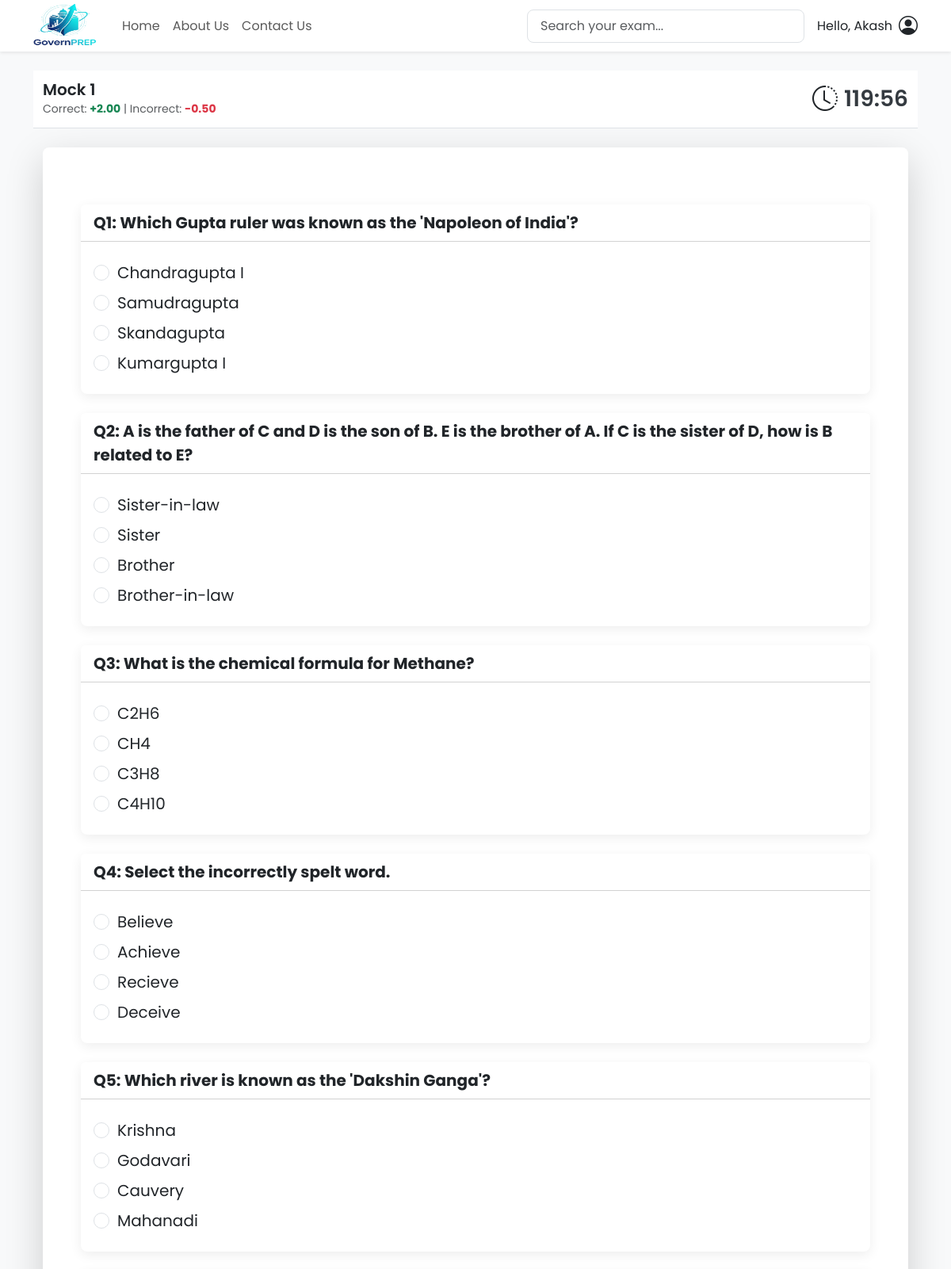
Screenshot of /test/22/ (signed in, upper part) with the database file from the repository.
### tests/models.py (models this page shows, shortened)
class MockTest(models.Model):
    exam = models.ForeignKey(Exam, on_delete=models.CASCADE, related_name='mocktests')
    title = models.CharField(max_length=200)
    number_of_questions = models.IntegerField(default=100)
    duration_minutes = models.IntegerField(default=60)
    total_marks = models.IntegerField(default=100)
    negative_marks_per_question = models.DecimalField(max_digits=5, decimal_places=2, default=Decimal('0.25'))
    questions = models.ManyToManyField(Question, blank=True, related_name='mock_tests')

class Question(models.Model):
    exam = models.ForeignKey(Exam, on_delete=models.CASCADE, related_name='questions')
    text = models.CharField(max_length=500)

class Choice(models.Model):
    question = models.ForeignKey(Question, on_delete=models.CASCADE, related_name='choices')
    text = models.CharField(max_length=200)
    is_correct = models.BooleanField(default=False)

### tests/views.py (the view)
# urls.py: path('<int:mock_test_id>/', views.test_view, name='test_view'),
@login_required
def test_view(request, mock_test_id):
    mock_test = get_object_or_404(MockTest, pk=mock_test_id)
    questions = mock_test.questions.all()
    marks_per_question = 0
    if mock_test.number_of_questions > 0:
        marks_per_question = mock_test.total_marks / mock_test.number_of_questions
    context = {
        'mock_test': mock_test,
        'questions': questions,
        'marks_per_question': marks_per_question,
    }
    return render(request, 'tests/test.html', context)

### templates/tests/test.html (shortened to what this page needs)
{% extends 'base.html' %}
{% block content %}
<div class="timer-header sticky-top">
    <div class="container d-flex justify-content-between align-items-center">
        <div>
            <h5 class="mb-0">{{ mock_test.title }}</h5>
            <small class="text-muted">
                Correct: <span class="text-success fw-bold">+{{ marks_per_question|floatformat:2 }}</span> |
                Incorrect: <span class="text-danger fw-bold">-{{ mock_test.negative_marks_per_question|floatformat:2 }}</span>
            </small>
        </div>
        <div class="d-flex align-items-center">
            <i class="bi bi-clock-history fs-2 me-2"></i>
            <div id="countdown-timer">--:--</div>
        </div>
    </div>
</div>
<div class="container my-4">
    <div class="card shadow-lg">
        <div class="card-body p-4 p-md-5">
            <form id="test-form" method="post" action="{% url 'tests:result_view' mock_test.id %}">
                {% for question in questions %}
                <div class="card my-4">
                    <div class="card-header bg-white d-flex justify-content-between align-items-center">
                        <p class="fw-bold fs-5 mb-0">Q{{ forloop.counter }}: {{ question.text }}</p>
                    </div>
                    <div class="card-body">
                        {% for choice in question.choices.all %}
                        <div class="form-check fs-5 my-2">
                            <input class="form-check-input" type="radio" name="question_{{ question.id }}" id="choice_{{ choice.id }}" value="{{ choice.id }}">
                            <label class="form-check-label" for="choice_{{ choice.id }}">{{ choice.text }}</label>
                        </div>
                        {% endfor %}
                    </div>
                </div>
                {% endfor %}
            </form>
        </div>
    </div>
</div>
{% endblock %}

### templates/base.html (shortened to what this page needs)
{% load static %}
<!DOCTYPE html>
<html lang="en">
<head>
    <link href="https://cdn.jsdelivr.net/npm/bootstrap@5.3.3/dist/css/bootstrap.min.css" rel="stylesheet" />
    <link rel="stylesheet" href="https://cdn.jsdelivr.net/npm/bootstrap-icons@1.10.5/font/bootstrap-icons.css" />
    <link rel="stylesheet" href="{% static 'exams/css/main.css' %}" />
</head>
<body>
    <nav class="navbar navbar-expand-lg navbar-light bg-white shadow-sm sticky-top">
        <div class="container">
            <a class="navbar-brand d-flex align-items-center fw-bold" href="{% url 'exams:home' %}">
                <img src="{% static 'exams/img/logodown2.png' %}" alt="GovernPrep Logo" class="nav-logo">
            </a>
            <div class="collapse navbar-collapse" id="mainNav">
                <ul class="navbar-nav me-auto mb-2 mb-lg-0">
                    <li class="nav-item">
                        <a class="nav-link" href="{% url 'exams:home' %}">Home</a>
                    </li>
                    <li class="nav-item">
                        <a class="nav-link" href="{% url 'exams:about_us' %}">About Us</a>
                    </li>
                    <li class="nav-item">
                        <a class="nav-link" href="{% url 'exams:contact_us' %}">Contact Us</a>
                    </li>
                </ul>
                <div class="d-flex align-items-center">
                    <div class="navbar-search-container me-2">
                        <input type="text" id="navbarExamSearch" class="form-control" placeholder="Search your exam...">
                    </div>
                    {% if user.is_authenticated %}
                        <div class="dropdown ms-2">
                            <a href="#" class="d-flex align-items-center text-dark text-decoration-none" id="dropdownUser" data-bs-toggle="dropdown" aria-expanded="false">
                                <span class="me-2"> Hello, {{ user.username }}</span>
                                <i class="bi bi-person-circle fs-4"></i>
                            </a>
                        </div>
                    {% else %}
                        <a href="{% url 'users:login' %}" class="btn btn-outline-secondary me-2">Login</a>
                        <a href="{% url 'users:signup' %}" class="btn btn-primary">Signup</a>
                    {% endif %}
                </div>
            </div>
        </div>
    </nav>
    <main>
        <div class="container py-4">
            {% block content %}{% endblock %}
        </div>
    </main>
</body>
</html>

### exams/static/exams/css/main.css (style rules this page uses)
:root { --primary-color: #0d6efd; --heading-font: 'Poppins', sans-serif; --body-font: 'Poppins', sans-serif; --border-radius: 0.5rem; --box-shadow: 0 4px 15px rgba(0, 0, 0, 0.07); --footer-bg: #2d3436; }
body { font-family: var(--body-font); background-color: #f8f9fa; }
h1, h2, h3, h4, h5, h6 { font-family: var(--heading-font); font-weight: 600; }
.card { border: none; border-radius: var(--border-radius); box-shadow: var(--box-shadow); }
.form-control { border-radius: var(--border-radius); padding: 0.5rem 1rem; }
.navbar-nav .nav-item { border-radius: 6px; transition: background-color 0.3s ease; }
.navbar { padding-top: 0 !important; padding-bottom: 0 !important; }
.nav-logo { max-height: 55px; width: 80px; margin-right: 8px; }

### templates/tests/test.html (style rules this page uses)
.timer-header { background-color: #fff; border-bottom: 1px solid #dee2e6; padding: 0.75rem 0; z-index: 1020; }
#countdown-timer { font-family: var(--heading-font); font-size: 1.75rem; font-weight: 600; color: #343a40; }

### rows the page displays
MockTest: title "Mock 1", negative_marks_per_question "0.50"
Question: text "Which Gupta ruler was known as the 'Napoleon of India'?"
Choice: text "Chandragupta I"
Choice: text "Samudragupta"
Choice: text "Skandagupta"
Choice: text "Kumargupta I"
Question: text "A is the father of C and D is the son of B. E is the brother of A. If C is the sister of D, how is B related to E?"
Choice: text "Sister-in-law"
Choice: text "Sister"
Choice: text "Brother"
Choice: text "Brother-in-law"
Question: text "What is the chemical formula for Methane?"
Choice: text "C2H6"
Choice: text "CH4"
Choice: text "C3H8"
Choice: text "C4H10"
Question: text "Select the incorrectly spelt word."
Choice: text "Believe"
Choice: text "Achieve"
Choice: text "Recieve"
Choice: text "Deceive"
Question: text "Which river is known as the 'Dakshin Ganga'?"
Choice: text "Krishna"
Choice: text "Godavari"
Choice: text "Cauvery"
Choice: text "Mahanadi"

### other values shown
{{ user.username }} "Akash"
{{ marks_per_question|floatformat:2 }} "2.00"
